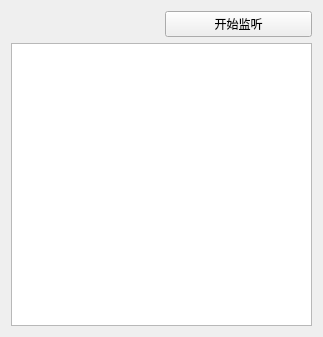
<?xml version="1.0" encoding="UTF-8"?>
<ui version="4.0">
 <class>WinQt_ServerClass</class>
 <widget class="QWidget" name="WinQt_ServerClass">
  <property name="geometry">
   <rect>
    <x>0</x>
    <y>0</y>
    <width>323</width>
    <height>337</height>
   </rect>
  </property>
  <property name="windowTitle">
   <string>WinQt_Server</string>
  </property>
  <layout class="QGridLayout" name="gridLayout">
   <item row="0" column="1">
    <widget class="QPushButton" name="pushButton">
     <property name="text">
      <string>开始监听</string>
     </property>
    </widget>
   </item>
   <item row="1" column="0" colspan="2">
    <widget class="QTextEdit" name="textEdit"/>
   </item>
  </layout>
 </widget>
 <layoutdefault spacing="6" margin="11"/>
 <resources>
  <include location="winqt_server.qrc"/>
 </resources>
 <connections/>
</ui>
